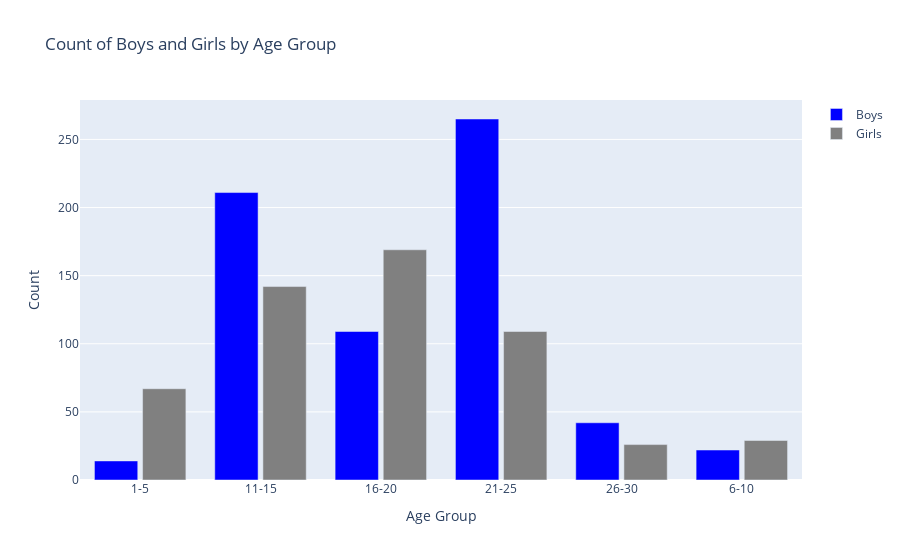

The notebook cell saved with this chart:
### Markdown cell above
### Data Visualization

### Code cell
# Plot the distribution of gender in every age group

# Count occurrences of Boys and Girls in each Age Group
grouped_data = df.groupby(['Age', 'Gender']).size().unstack(fill_value=0)

# Extract age groups and counts
age_groups = grouped_data.index.tolist()
boys_count = grouped_data.get('Boy', pd.Series(0, index=age_groups))  # Default to 0 if missing
girls_count = grouped_data.get('Girl', pd.Series(0, index=age_groups))  # Default to 0 if missing

# Create figure
fig = go.Figure()

# Add Boys' bars
fig.add_trace(go.Bar(x=age_groups, y=boys_count, name='Boys', marker_color='blue'))

# Add Girls' bars
fig.add_trace(go.Bar(x=age_groups, y=girls_count, name='Girls', marker_color='gray'))

# Update layout for grouped bars
fig.update_layout(
    title='Count of Boys and Girls by Age Group',
    xaxis_title='Age Group',
    yaxis_title='Count',
    barmode='group',  # Groups the bars side by side
    bargap=0.2,       # Space between bars
    bargroupgap=0.1   # Space between groups
)

# Show figure
fig.show()

### Figure 1 — Plotly figure (JSON) as saved in the notebook; plotly's stock layout.template omitted (floating-point values rounded to 4 significant figures)
{"data": [{"marker": {"color": "blue"}, "name": "Boys", "type": "bar", "x": ["1-5", "11-15", "16-20", "21-25", "26-30", "6-10"], "y": [14, 211, 109, 265, 42, 22]}, {"marker": {"color": "gray"}, "name": "Girls", "type": "bar", "x": ["1-5", "11-15", "16-20", "21-25", "26-30", "6-10"], "y": [67, 142, 169, 109, 26, 29]}], "layout": {"bargap": 0.2, "bargroupgap": 0.1, "barmode": "group", "title": {"text": "Count of Boys and Girls by Age Group"}, "xaxis": {"title": {"text": "Age Group"}}, "yaxis": {"title": {"text": "Count"}}}}
